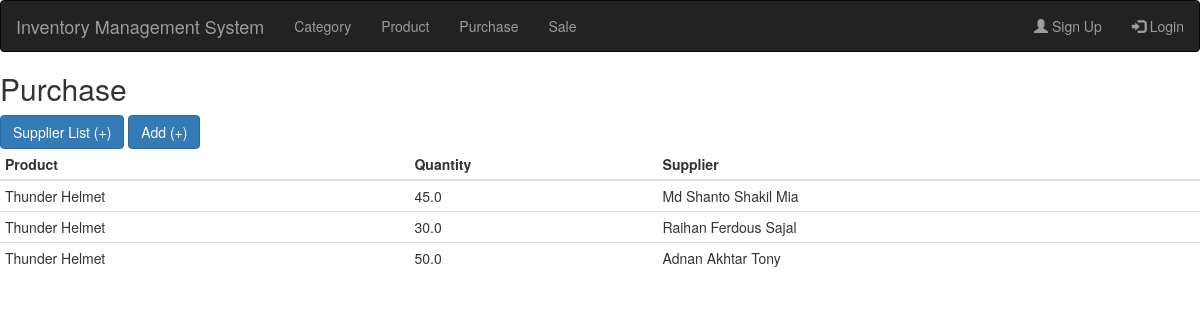
The app's page /inventory/purchase with its own data.
### ims_inventory/models.py (models this page shows, shortened)
class Purchase(models.Model):
    quantity = models.FloatField(default=0.0, blank=False, null=False)
    product = models.ForeignKey('ims_product.Product', on_delete=models.CASCADE)
    supplier = models.ForeignKey('ims_user.Supplier', on_delete=models.CASCADE)

### ims_product/models.py (models this page shows)
class Product(models.Model):
    name = models.CharField(max_length=200, null=False, blank=False)
    image = models.ImageField(upload_to='product', null=True, blank=True)
    category = models.ForeignKey(Category, on_delete=models.CASCADE)
    is_deleted = models.BooleanField(default=False)
    added_date_time = models.DateTimeField(auto_now_add=True)
    def __str__(self):
        return self.name

### ims_user/models.py (models this page shows)
class Supplier(models.Model):
    name = models.CharField(max_length=200, blank=False, null=False)
    address = models.TextField(blank=True, null=True)
    email = models.EmailField(blank=True, null=True)
    cell = models.CharField(max_length=500, null=True, blank=True)
    is_deleted = models.BooleanField(default=False)
    added_date_time = models.DateTimeField(auto_now_add=True)
    def __str__(self):
        return self.name

### ims_inventory/views.py (the view)
# urls.py: path('purchase', views.purchase_list, name='purchase_list'),
def purchase_list(request):
    purchases = Purchase.objects.all().order_by('-id')
    context = {
        'purchases': purchases,
    }
    return render(request, 'purchase_list.html', context)

### templates/purchase_list.html
{% load static %}
{% include 'base.html' %}
{% block body %}
<h2>Purchase</h2>
<a class="btn btn-primary" href="{% url 'supplier_list' %}">Supplier List (+)</a>
<a class="btn btn-primary" href="{% url 'purchase_add' %}">Add (+)</a>
<table class="table table-condensed">
    <thead>
        <tr>
            <th>Product</th>
            <th>Quantity</th>
            <th>Supplier</th>
        </tr>
    </thead>
    <tbody>
        {% for purchase in purchases %}
        <tr>
            <td>{{ purchase.product }}</td>
            <td>{{ purchase.quantity }}</td>
            <td>{{ purchase.supplier }}</td>
        </tr>
        {% endfor %}
    </tbody>
</table>
{% endblock %}

### records on screen
Purchase: product "Thunder Helmet", quantity "45.0", supplier "Md Shanto Shakil Mia"
Purchase: product "Thunder Helmet", quantity "30.0", supplier "Raihan Ferdous Sajal"
Purchase: product "Thunder Helmet", quantity "50.0", supplier "Adnan Akhtar Tony"
